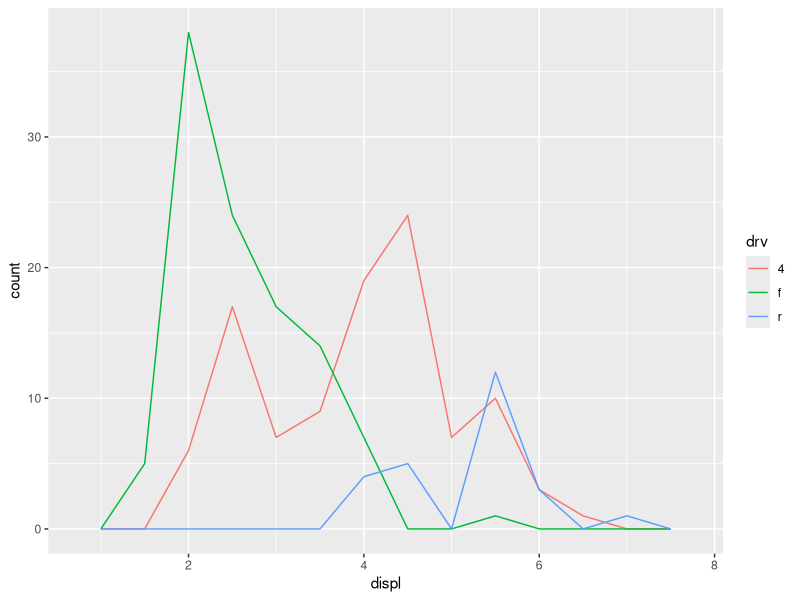
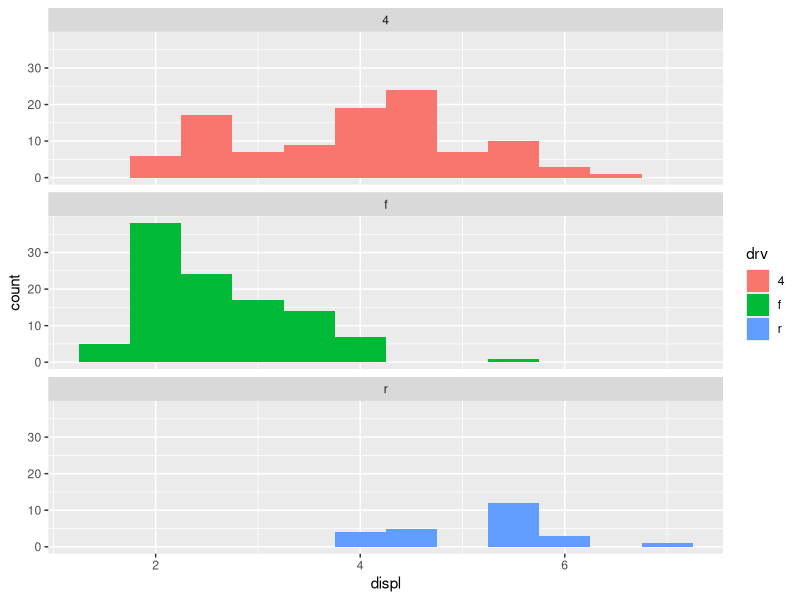

The R script that drew these images, in order:
library(ggplot2)

#Groups divided by drv in data mpg

#Same plot, using the frequency polygon
ggplot(mpg, aes(displ, colour = drv)) + 
geom_freqpoly(binwidth = 0.5)

#OR
#Different histograms for different groups
ggplot(mpg, aes(displ, fill = drv)) + 
geom_histogram(binwidth = 0.5) + 
facet_wrap(~drv, ncol = 1)